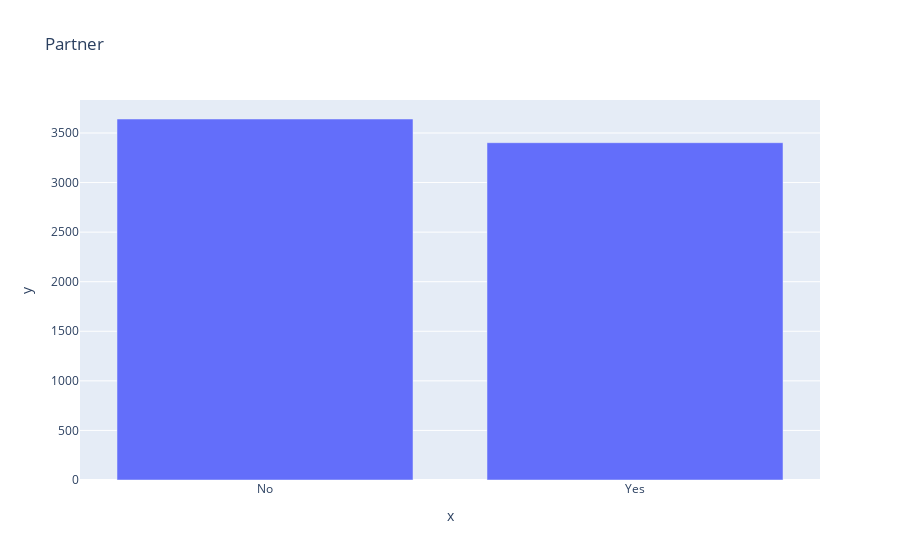

The code cell stored with this chart in its notebook:
### Code cell
cat_counts = df[cat_cols[2]].value_counts()
px.bar(x=cat_counts.index, y=cat_counts.values, title=cat_cols[2])

### Figure 1 — Plotly figure (JSON) as saved in the notebook; plotly's stock layout.template omitted (floating-point values rounded to 4 significant figures)
{"data": [{"hovertemplate": "x=%{x}<br>y=%{y}<extra></extra>", "legendgroup": "", "marker": {"color": "#636efa", "pattern": {"shape": ""}}, "name": "", "orientation": "v", "showlegend": false, "textposition": "auto", "type": "bar", "x": ["No", "Yes"], "xaxis": "x", "y": [3641, 3402], "yaxis": "y"}], "layout": {"barmode": "relative", "legend": {"tracegroupgap": 0}, "title": {"text": "Partner"}, "xaxis": {"anchor": "y", "domain": [0, 1], "title": {"text": "x"}}, "yaxis": {"anchor": "x", "domain": [0, 1], "title": {"text": "y"}}}}
